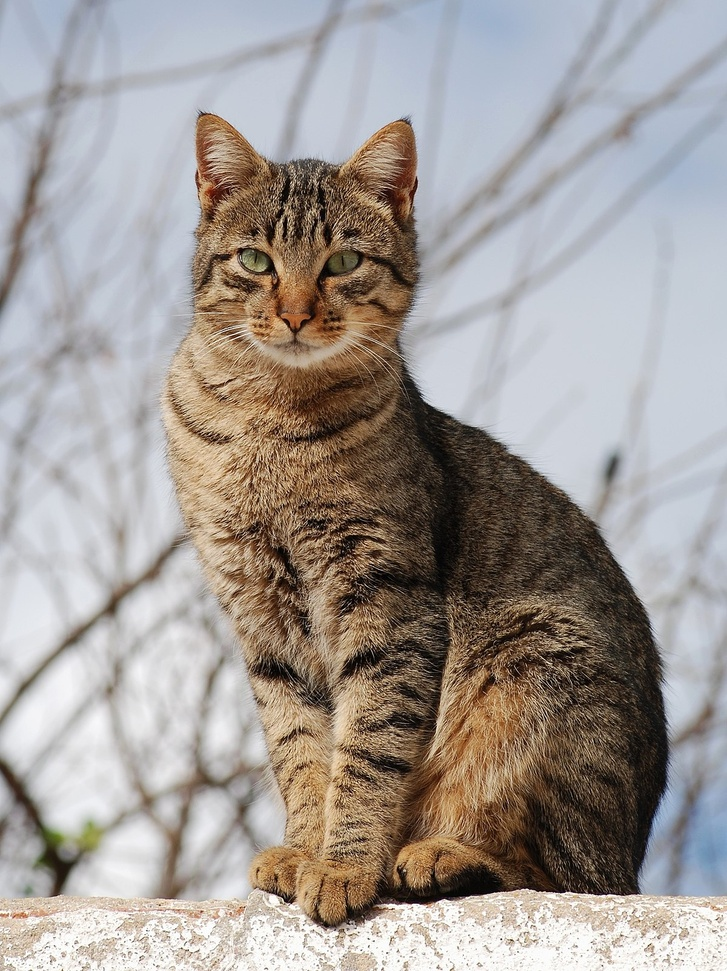
#> input picture Images/Cat_November_2010-1a.jpg, 727 x 971 px, shrunk from 1200 x 1602 before the run
$ jupyter execute 'Edge Detection.ipynb'
#> lines starting #> are read from the running program, lines starting #| are printed output that depends on the picture; after the words box and inside, x2 and y2 are one past the last pixel; in counts of white or black regions, pixels touching at a corner belong together
# Edge Detection

One of the more interesting and sophisticated techniques involve detecting edges in an image. Edge
detection algorithms can be used to detect sharp intensity and brightness changes in an image and find
areas of interest. The canny edge detector algorithm developed by John Canny is one of the most widely
used edge detector algorithms today. This algorithm typically involves using a Gaussian distribution with
a specific standard deviation σ (sigma) to smoothen and denoise the image. Then we apply a Sobel filter
to extract image intensity gradients. Norm value of this gradient is used to determine the edge strength.

===================================================

[cell 1]
from skimage.feature import canny
from skimage.color import rgb2gray
from skimage import io
import matplotlib.pyplot as plt

[cell 2]
cat = io.imread('../Images/Cat_November_2010-1a.jpg')
#> cat is the input picture: shape (971, 727, 3); mean R, G, B 161.7, 154.8, 150.6
dog = io.imread('../Images/dog-puppy-on-garden-royalty-free-image-1586966191.jpg')
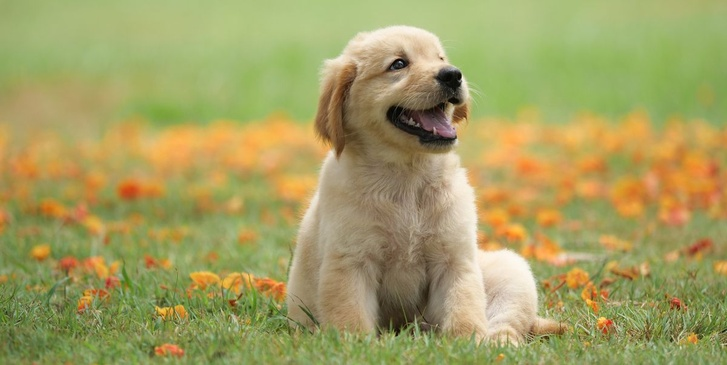
#> input picture Images/dog-puppy-on-garden-royalty-free-image-1586966191.jpg, 727 x 365 px, shrunk from 1200 x 602 before the run
#> dog is the input picture: shape (365, 727, 3); mean R, G, B 163.9, 158.6, 97.6

[cell 3]
cgs =rgb2gray(cat)
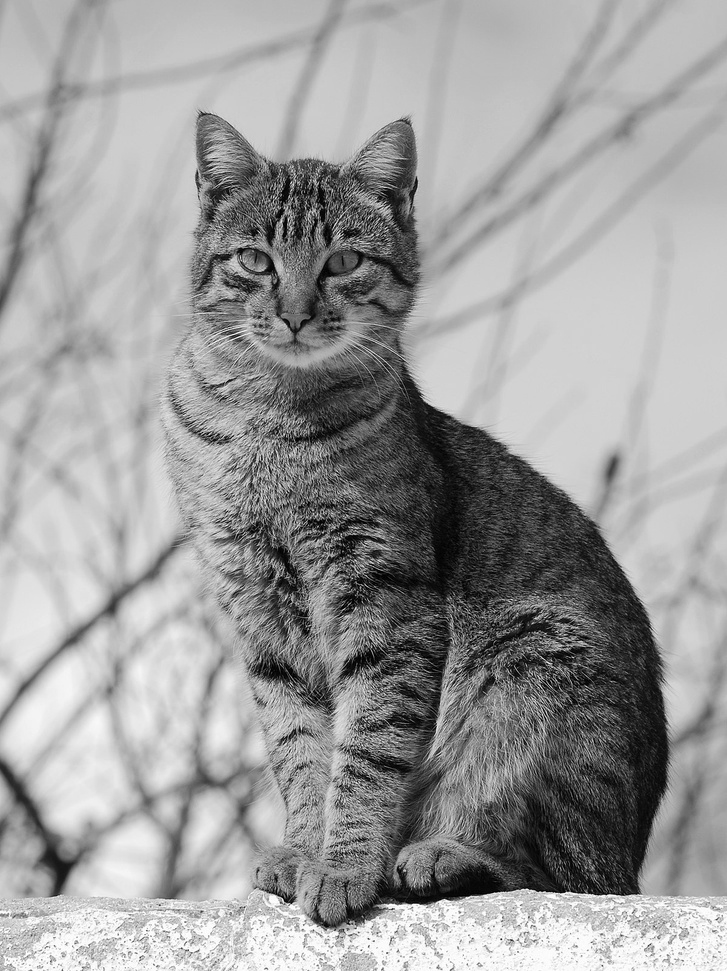
#> cgs: shape (971, 727) float64; min 0, max 1, mean 0.612
dgs =rgb2gray(dog)
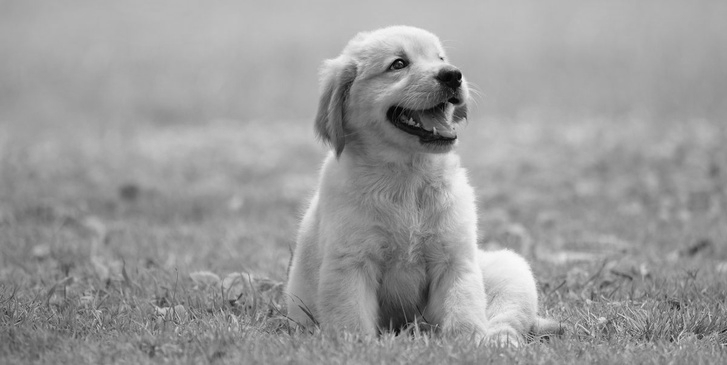
#> dgs: shape (365, 727) float64; min 0.0025, max 0.981, mean 0.609

[cell 4]
cat_edges = canny(cgs, sigma=3)
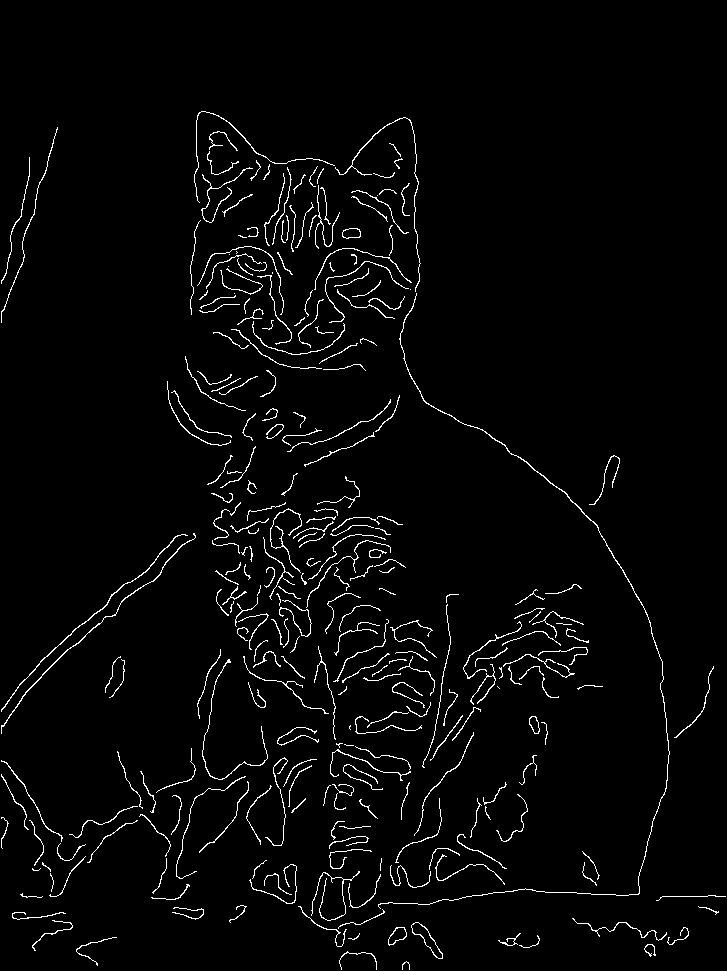
#> cat_edges: shape (971, 727) bool; 2.7% white in thin lines or dots, all inside (x1, y1, x2, y2) = (1, 111, 726, 970)
dog_edges = canny(dgs, sigma=3)
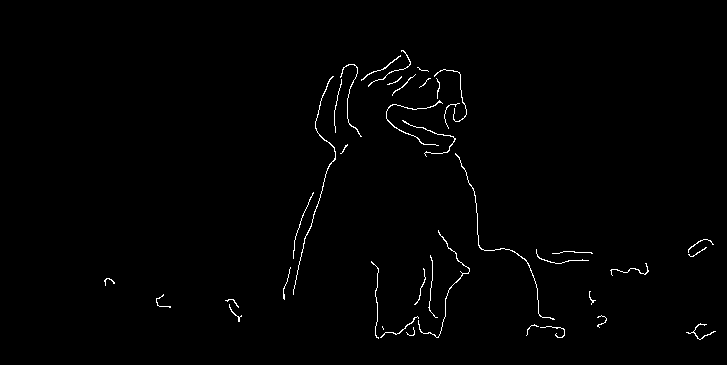
#> dog_edges: shape (365, 727) bool; 0.94% white in thin lines or dots, all inside (x1, y1, x2, y2) = (104, 50, 716, 340)

[cell 5]
fig = plt.figure(figsize = (10,6))
ax1 = fig.add_subplot(1,2, 1)
ax1.imshow(cat_edges, cmap='binary')
ax2 = fig.add_subplot(1,2, 2)
ax2.imshow(dog_edges, cmap='binary')
